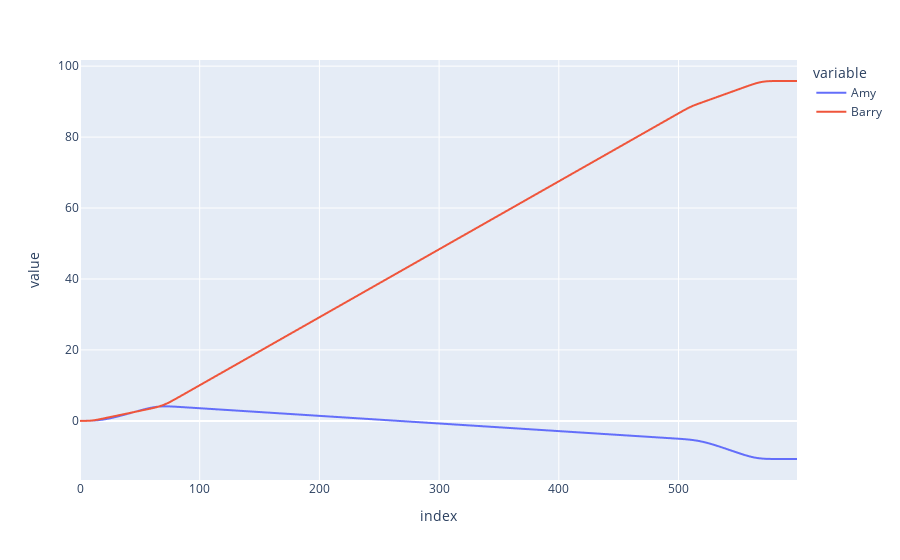

This figure's notebook cell:
### Code cell
import numpy as np
import pandas as pd
import plotly.express as px
import sympy as sp


class Person:
    def __init__(self, name: str, foresight: int):
        self.name = name
        self.foresight = foresight
        self.decision_list = []

    def append_optimal_choice(
        self, choice_array: np.ndarray, decision_number: int, number_of_decisions: int
    ):
        # Get the row index of the highest sum of values in the choice array up to the person's "foresight" index
        highest_value_index = np.argmax(
            np.sum(choice_array[:, : self.foresight], axis=1)
        )

        # Extract this row from the choice array
        optimal_choice = choice_array[highest_value_index, :]

        # Pad initial and final values with nan
        optimal_choice_padded = np.pad(
            optimal_choice,
            (decision_number, number_of_decisions - decision_number),
            mode="constant",
            constant_values=np.nan,
        )

        # Append to decision list
        self.decision_list.append(optimal_choice_padded)

    def convert_decision_list_to_df(self):
        # Swap rows and columns
        decision_array = np.array(self.decision_list)
        decision_array_inverted = decision_array.T
        decision_df = pd.DataFrame(decision_array_inverted)
        self.decision_df = decision_df
        return decision_df

    def calc_life_score(self):
        # Sum columns
        self.decision_df["decision_sum"] = self.decision_df.sum(axis=1)

        # Calculate life score as the cumulative sum of the decision sums
        self.decision_df["life_score"] = self.decision_df["decision_sum"].cumsum()
        return self.decision_df


class LifeSimulation:
    def __init__(
        self,
        people: list[Person],
        n_choices: int,
    ):
        self.people = people
        self.n_choices = n_choices

    def add_person(self, person: Person):
        self.people.append(person)

    def get_people(self) -> list[Person]:
        return self.people

    def get_person_by_name(self, name: str) -> Person | None:
        for person in self.people:
            if person.name == name:
                return person
        return None

    def get_number_of_people(self) -> int:
        return len(self.people)

    def generate_random_choice_function(self, seed=None):
        x = sp.symbols("x")

        if seed:
            np.random.seed(seed)
        m1 = np.random.uniform(0, 20)
        m2 = np.random.uniform(50, 80)
        s1 = np.random.uniform(1, 10)
        s2 = np.random.uniform(1, 10)
        a1 = np.random.uniform(-0.01, 0.01)
        a2 = np.random.uniform(-0.011, 0.011)

        y = a1 * sp.exp(-((x - m1) ** 2) / (2 * s1**2)) + a2 * sp.exp(
            -((x - m2) ** 2) / (2 * s2**2)
        )

        return {"m1": m1, "m2": m2, "s1": s1, "s2": s2, "a1": a1, "a2": a2, "expr": y}

    def generate_choice_array(self, n_choices: int):
        x = sp.symbols("x")

        # Generate n random functions (seeds for reproducibility)
        functions = [
            self.generate_random_choice_function(seed=i) for i in range(n_choices)
        ]

        # Create x values (100 points from 0 to 100)
        x_vals = np.linspace(0, 100, 100)

        # Build NumPy array: n rows (functions) × 100 columns (y values)
        choice_array = np.zeros((n_choices, 100))
        for i, func in enumerate(functions):
            y_func = sp.lambdify(x, func["expr"], "numpy")
            choice_array[i, :] = y_func(x_vals)
        return choice_array

    def simlulate_life(self, number_of_decisions: int):
        for person in self.people:
            for decision_number in range(number_of_decisions):
                choice_array = self.generate_choice_array(self.n_choices)
                person.append_optimal_choice(
                    choice_array, decision_number, number_of_decisions
                )
            person.convert_decision_list_to_df()
            person.calc_life_score()


def main():
    # Define people
    people = [
        Person("Amy", 50),
        Person("Barry", 100),
    ]

    # Define simulation configuration
    n_choices = 12
    number_of_decisions = 500

    # Run simulation
    simulation = LifeSimulation(people, n_choices)

    # Check example choice array
    """ choice_array = simulation.generate_choice_array(n_choices=n_choices)
    print(choice_array.shape)

    fig = px.line(choice_array.T)
    fig.show() """

    # Run simulation
    simulation.simlulate_life(number_of_decisions)

    # Combine decision_df["life_score"] into single dataframe
    life_score_df = pd.DataFrame(
        {
            k: v
            for k, v in zip(
                [person.name for person in simulation.people],
                [person.decision_df["life_score"] for person in simulation.people],
            )
        }
    )

    print(life_score_df)

    # Plot life_score lines
    fig = px.line(life_score_df)
    fig.show()


if __name__ == "__main__":
    main()

### Figure 1 — Plotly figure (JSON) as saved in the notebook; plotly's stock layout.template omitted (floating-point values rounded to 4 significant figures; data arrays with more than 128 entries replaced by an {"elided": "..."} marker saying what was removed)
{"data": [{"hovertemplate": "variable=Amy<br>index=%{x}<br>value=%{y}<extra></extra>", "legendgroup": "Amy", "line": {"color": "#636efa", "dash": "solid"}, "marker": {"symbol": "circle"}, "mode": "lines", "name": "Amy", "showlegend": true, "type": "scattergl", "x": {"elided": "600 int values"}, "xaxis": "x", "y": {"elided": "600 float values"}, "yaxis": "y"}, {"hovertemplate": "variable=Barry<br>index=%{x}<br>value=%{y}<extra></extra>", "legendgroup": "Barry", "line": {"color": "#EF553B", "dash": "solid"}, "marker": {"symbol": "circle"}, "mode": "lines", "name": "Barry", "showlegend": true, "type": "scattergl", "x": {"elided": "600 int values"}, "xaxis": "x", "y": {"elided": "600 float values"}, "yaxis": "y"}], "layout": {"legend": {"title": {"text": "variable"}, "tracegroupgap": 0}, "margin": {"t": 60}, "xaxis": {"anchor": "y", "domain": [0, 1], "title": {"text": "index"}}, "yaxis": {"anchor": "x", "domain": [0, 1], "title": {"text": "value"}}}}
